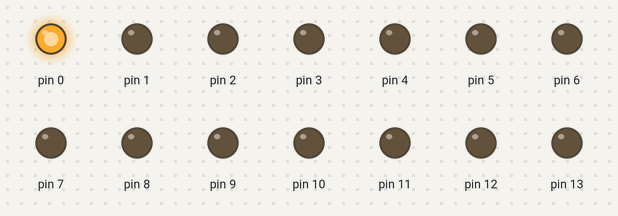
Simulated run of this sketch. Board: Arduino Uno, built with avr-gcc and run on an emulated ATmega328P. On the bench: output pins drawn as LEDs (lit = HIGH).

Above: at 0.5 s.
At 2.5 s:
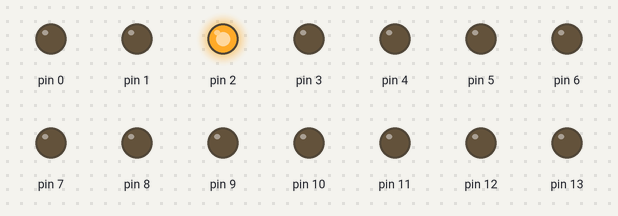
At 3.5 s:
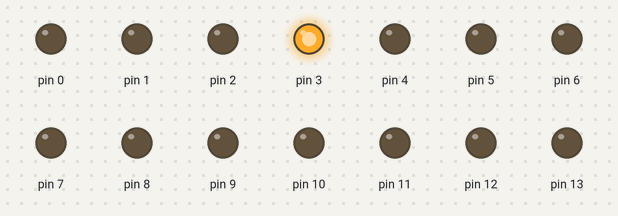
At 4.5 s:
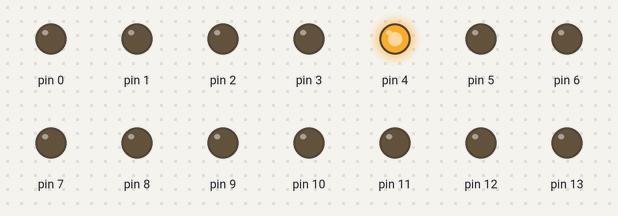
At 6.5 s:
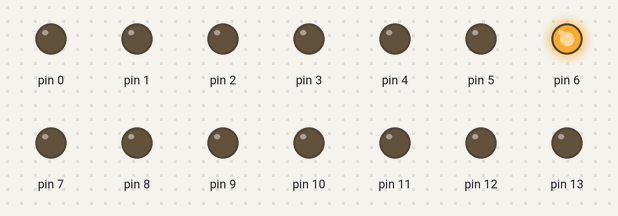
At 9.5 s:
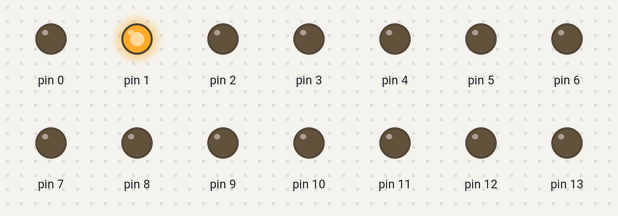
Timing chart, 0 to 10.4 s (numbered marks = the images above):
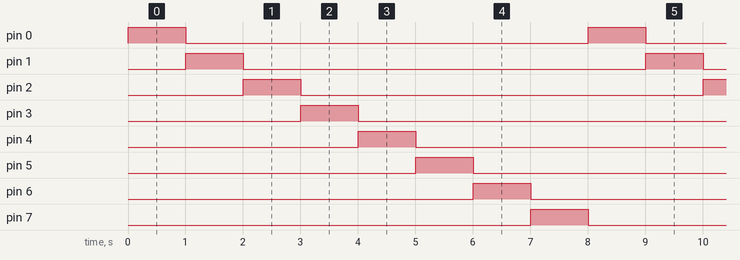

Measured:
- by itself, pin 0–7: alternates HIGH for 1.0 s and LOW for 7.0 s
- by itself, everything shown: repeats every 8.0 s, in 8 steps

The sketch:

1-1.ino
```cpp
unsigned int a=0b00000001;
void setup()
{
   DDRD = 0xFF;
   DDRB = 0xFF;
}
void loop()
{
  PORTD = a;
   if(a==0b10000000)
   {
  a=0b00000001;
  delay(1000);
  PORTD = a;
   }
  delay(1000);
  a=a<<1;
}
```
